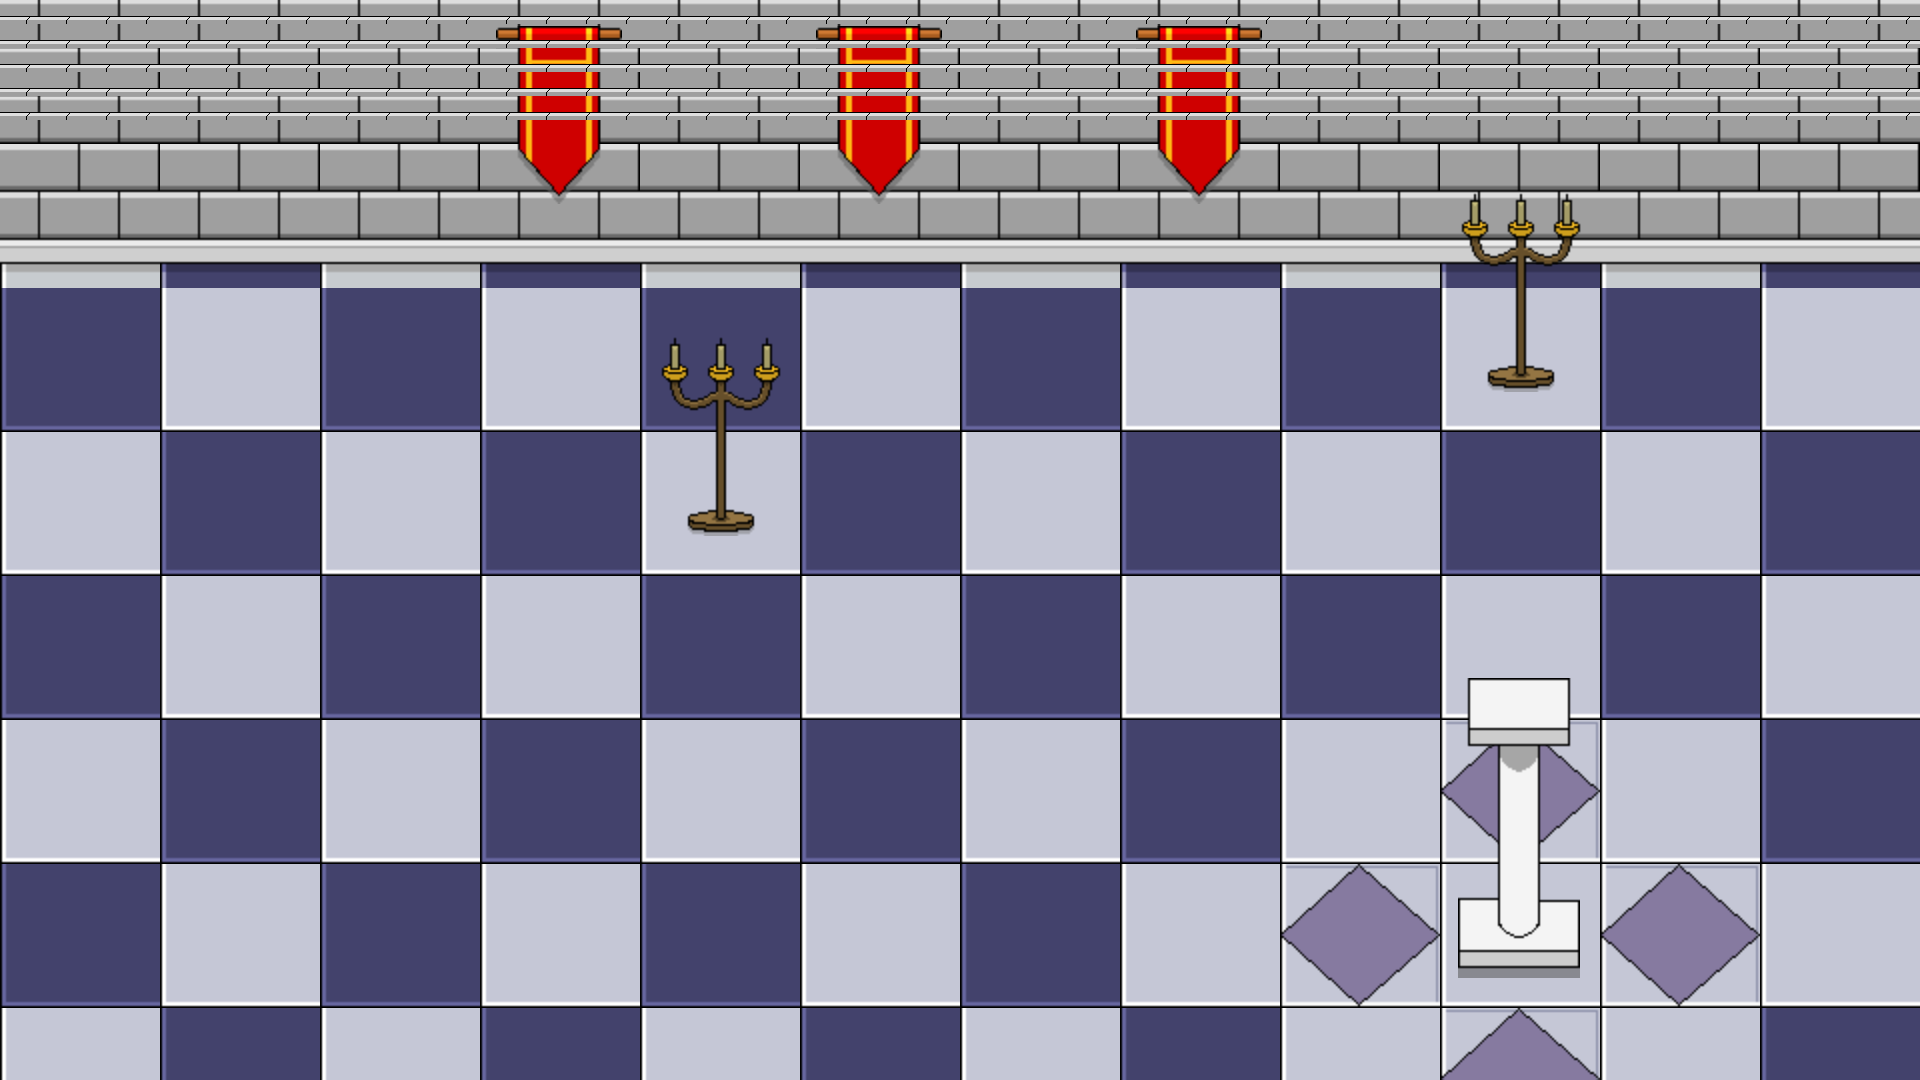

This is a level from a 2D game, rendered from its Tiled map with the project's own tilesets. A one-line summary and the map file follow, with tile-layer data summarised:
An orthogonal 48x45 tile map with 40x24 px tiles, 3 tile layers (collisionLayer, spawnLayer, trapLayer), 1 image layer.

<map version="1.0" orientation="orthogonal" renderorder="right-down" width="48" height="45" tilewidth="40" tileheight="24" nextobjectid="1">
 <tileset firstgid="1" name="tileset.png" tilewidth="40" tileheight="24" tilecount="36" columns="12">
  <image source="../../tiles/tileset.png" trans="ffffff" width="480" height="72" />
 </tileset>
 <imagelayer name="Image Layer 1">
  <image source="../../backgrounds/castle_basic.png" />
 </imagelayer>
 <layer name="collisionLayer" width="48" height="45">
  <data>[2160 cells, 240 non-empty, 1 distinct tile ids]</data>
 </layer>
 <layer name="spawnLayer" width="48" height="45">
  <data>[2160 cells, 0 non-empty, 0 distinct tile ids]</data>
 </layer>
 <layer name="trapLayer" width="48" height="45">
  <data>[2160 cells, 0 non-empty, 0 distinct tile ids]</data>
 </layer>
</map>